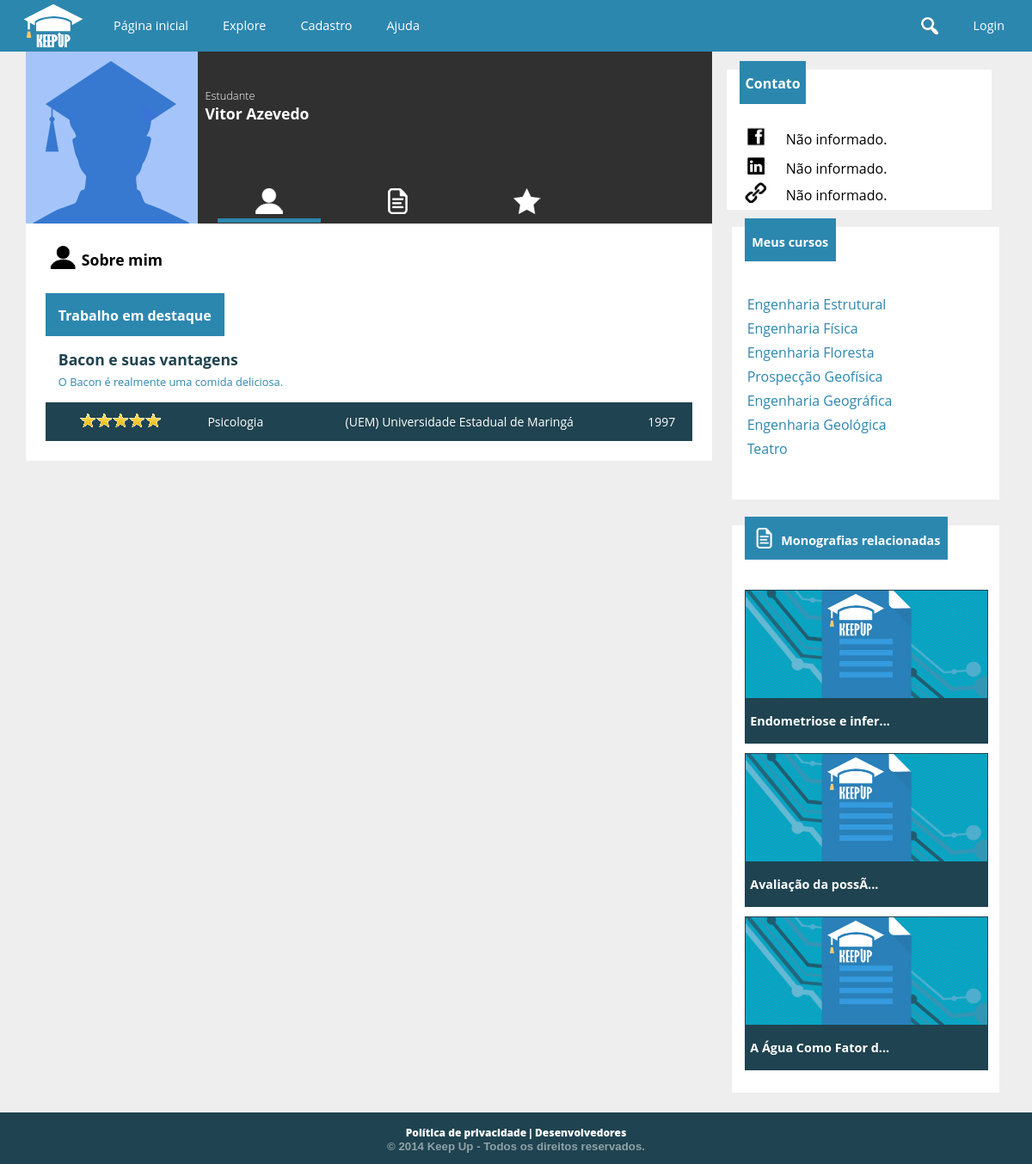
/aluno.php?u=bacon, run on the app's committed database.
### tables this page shows
CREATE TABLE `aluno` (
  `cd_aluno` int(11) NOT NULL AUTO_INCREMENT,
  `cd_usuario` int(11) NOT NULL,
  `nm_aluno` varchar(100) NOT NULL,
  `dt_nascimento` date NOT NULL,
  `tx_bio` text,
  `nm_url_avatar` text,
  `nm_fb` varchar(50) DEFAULT NULL,
  `tx_url_linkedin` text,
  `tx_url_externo` text,
  `nm_profissao` varchar(50) DEFAULT NULL,
  `cd_cidade` int(11) DEFAULT NULL,
  PRIMARY KEY (`cd_aluno`),
  UNIQUE KEY `cd_usuario` (`cd_usuario`),
  KEY `fk_alunocidade` (`cd_cidade`),
  CONSTRAINT `fk_alunocidade` FOREIGN KEY (`cd_cidade`) REFERENCES `cidade` (`cd_cidade`),
  CONSTRAINT `fk_alunousuario` FOREIGN KEY (`cd_usuario`) REFERENCES `usuario` (`cd_usuario`)
);

CREATE TABLE `trabalho` (
  `cd_trabalho` int(11) NOT NULL AUTO_INCREMENT,
  `nm_titulo` varchar(200) NOT NULL,
  `ds_resumo` text,
  `cd_escola` int(11) NOT NULL,
  `cd_curso` int(11) NOT NULL,
  `dt_publicado` datetime NOT NULL,
  `aa_publicacao` int(4) NOT NULL,
  `tx_pchave` varchar(255) DEFAULT '',
  PRIMARY KEY (`cd_trabalho`),
  KEY `fk_trabalhoescola` (`cd_escola`),
  KEY `fk_trabalhocurso` (`cd_curso`),
  CONSTRAINT `fk_trabalhocurso` FOREIGN KEY (`cd_curso`) REFERENCES `curso` (`cd_curso`),
  CONSTRAINT `fk_trabalhoescola` FOREIGN KEY (`cd_escola`) REFERENCES `escola` (`cd_escola`)
);

CREATE TABLE `curso` (
  `cd_curso` int(11) NOT NULL AUTO_INCREMENT,
  `nm_curso` varchar(100) NOT NULL,
  `vl_nivel` tinyint(4) NOT NULL,
  `cd_area` int(11) NOT NULL,
  PRIMARY KEY (`cd_curso`),
  UNIQUE KEY `nm_curso` (`nm_curso`),
  KEY `fk_curso_area` (`cd_area`),
  CONSTRAINT `fk_curso_area` FOREIGN KEY (`cd_area`) REFERENCES `area` (`cd_area`)
);

CREATE TABLE `escola` (
  `cd_escola` int(11) NOT NULL AUTO_INCREMENT,
  `cd_usuario` int(11) NOT NULL,
  `nm_escola` varchar(300) NOT NULL,
  `nm_cnpj` char(14) NOT NULL,
  `tx_url_avatar` text,
  `tx_info` text,
  `tx_endereco` varchar(150) DEFAULT NULL,
  `tx_contato` text,
  `tx_url_externo` text,
  `cd_cidade` int(11) DEFAULT NULL,
  PRIMARY KEY (`cd_escola`),
  UNIQUE KEY `cd_usuario` (`cd_usuario`),
  UNIQUE KEY `nm_cnpj` (`nm_cnpj`),
  KEY `fk_escolacidade` (`cd_cidade`),
  CONSTRAINT `fk_escolacidade` FOREIGN KEY (`cd_cidade`) REFERENCES `cidade` (`cd_cidade`),
  CONSTRAINT `fk_escolausuario` FOREIGN KEY (`cd_usuario`) REFERENCES `usuario` (`cd_usuario`)
);

### conexao.class.php (called while the page is built, shortened)
<?php
class Conexao {
	private $host = "localhost";
	private $usuario = "root";
	private $senha = "usbw";
	private $banco = "keepup";
	private function conectar() {
		if($this->conexao = mysql_connect($this->host, $this->usuario, $this->senha)) {
			if($this->conexaoBanco = mysql_select_db($this->banco)) {
				return $this;
			}
		}
		die("conexao.class:20". mysql_error());
	}
	public function consultar($sql) {
		if($query = mysql_query($sql)) {
			$arr_resultado = array();
			while($resultado = mysql_fetch_array($query)) {
				array_push($arr_resultado, $resultado);
			}
			return $arr_resultado;
		}
		else {
			echo "conexao:39: ".mysql_error();
			$this->erro = mysql_error();
			$this->desconectar();
			return false;
		}
	}
}
?>

### public_html/php/mediaAvaliacao.php (called while the page is built, shortened)
<?php
$somaAvaliacoes = "SELECT sum(vl_voto) FROM voto WHERE cd_trabalho = $cd_trabalho";
$soma = $conexao->consultar($somaAvaliacoes);
    if($soma[0][0] <> null) {
                $qtVotos = $conexao->consultar("SELECT count(vl_voto) FROM voto WHERE cd_trabalho = $cd_trabalho");
                $total =  (int)$soma[0][0];
                $divide = (int)$qtVotos[0][0];
                $media = $total/$divide;
                $media = number_format($media, 1);
                $decimal = explode('.', $media);
                $comparar = $decimal[1];
                if($comparar <=5 ) { $media = floor($media);}
    }
?>

### public_html/aluno.php (the view, shortened to what this page needs)
<?php
require("../conexao.class.php");
$conexao = new Conexao();
if(isset($_GET["u"])) {
	$nm_login = $_GET['u'];
	$usuario = "SELECT cd_usuario, CONVERT(ic_desativado, SIGNED) 'ic_desativado' FROM usuario WHERE nm_login = '$nm_login'";
	$pageuser = $conexao->consultar($usuario);
    if(sizeof($pageuser) != 0 and $pageuser[0]["ic_desativado"] != 1) {
    	$comando = "SELECT * FROM aluno WHERE cd_usuario = {$pageuser[0]['cd_usuario']}";
    	$aluno = $conexao->consultar($comando);
    	$cd_aluno = $aluno[0]["cd_aluno"];
    	$consulta = "SELECT t.* FROM autoria a, trabalho t WHERE a.cd_aluno = $cd_aluno and t.cd_trabalho = a.cd_trabalho";
    	$trabalhosAluno = $conexao->consultar($consulta);
    	$cont = 0;
    	foreach ($trabalhosAluno as $cadatrabalho) {
    		$cont = $cont + 1;
    		$comando = "SELECT SUM(vl_voto) AS soma FROM voto WHERE cd_trabalho = {$cadatrabalho["cd_trabalho"]}";
    		$notatrabalho = $conexao->consultar($comando);
    		if($cont == 1)	{
    				$maiornota = $notatrabalho;
    				$trabalhodestaque = $cadatrabalho['cd_trabalho'];
    		}
    		else {
    			if ($notatrabalho > $maiornota)	{
    					$maiornota = $notatrabalho;
    					$trabalhodestaque = $cadatrabalho['cd_trabalho'];
    			}
    		}
    	}
    	if(isset($trabalhodestaque))
    	{
    	$consulta =
    			"SELECT * FROM trabalho
    			WHERE cd_trabalho = $trabalhodestaque";
    	$trabalhoTop = $conexao->consultar($consulta);
         $nomeCurso = $conexao->consultar("SELECT c.nm_curso
                FROM trabalho t, curso c WHERE t.cd_trabalho = {$trabalhoTop[0]['cd_trabalho']}
                AND t.cd_curso = c.cd_curso");
          $nomeInstituicao = $conexao->consultar("SELECT nm_escola
            FROM escola WHERE cd_escola = {$trabalhoTop[0]['cd_escola']}");
        	}
          $cursosquery =
            "SELECT c.*
            FROM curso c, cursando cu
            WHERE
                cu.cd_curso = c.cd_curso and
                cu.cd_aluno = {$aluno[0]["cd_aluno"]}";
          $cursosAluno = $conexao->consultar($cursosquery);
        $relacionadas = "SELECT t.* FROM trabalho t, curso c WHERE t.cd_curso = c.cd_curso and (";
        $i = 1;
        $ncursos = sizeof($cursosAluno);
        foreach($cursosAluno as $curso) {
            $relacionadas .= "t.cd_curso = {$curso["cd_curso"]}";
            if($i< $ncursos) {
                $relacionadas .= " OR ";
            }
            $i++;
        }
        $relacionadas .= ") ORDER BY rand() LIMIT 3";
        $relacionados = $conexao->consultar($relacionadas);
    }
    else {
        $inexistente = true;
    }
}
else $inexistente = true;
   ?>
<!doctype html>
<html>
<head>
<link href="cs/global.css" type="text/css" rel="stylesheet">
<link href="cs/estilo_user.css" rel="stylesheet" type="text/css">
</head>
<body>
<?php include "header.php"; ?>
     <div id="usuario">
    	 <div id="lado_left">
            <div id="foto_perfil_usuario" style="background-image:url(<?php if($aluno[0]['nm_url_avatar'] <> '')
			echo 'images/upload/'.$pageuser[0]["cd_usuario"]."/".$aluno[0]['nm_url_avatar'];
		else
			echo 'images/default/usericon.png';
		?>)"> </div>
            <div id="dados_usuario">
                <div id="texto_dados">
                    <h3> Estudante </h3>
                    <h1><?php echo  $aluno[0]["nm_aluno"]; ?></h1>
                </div>
                <div id="icones_dados">
                <a href="?ver=perfil&amp;u=<?php echo $nm_login; ?>">	<div class="bot_perfil" id="profile" <?php if(!isset($_GET["ver"]) or $_GET["ver"] == "perfil"){ ?>style="border-bottom:5px solid #2c87af" <?php } ?>> </div> </a>
                <a href="?ver=trabalhos&amp;u=<?php echo $nm_login; ?>">    <div class="bot_perfil" id="monografias" <?php if(isset($_GET["ver"]) and $_GET["ver"] == "trabalhos"){ ?>style="border-bottom:5px solid #2c87af" <?php } ?>> </div> </a>
                <a href="?ver=favoritos&amp;u=<?php echo $nm_login; ?>" >    <div class="bot_perfil" id="favoritos" <?php if(isset($_GET["ver"]) and $_GET["ver"] == "favoritos"){ ?>style="border-bottom:5px solid #2c87af" <?php } ?>> </div> </a>
                </div>
            </div>
		</div>
        <div id="lado_right">
        	<div id="contato">
            	<header class="UltimosTrabalhos" style="background-color:white;">
                          <div class="latest_posts" style="margin:-10px auto auto 5%;"> <h1>  Contato </h1> </div>
                </header>
                <table style="background-color:white; margin:auto;">
                	<tr>
                    	<td> <img src="images/face.png" width="30"></td>
                        <td style="text-align:left;"> <?php if($aluno[0]['nm_fb'] != "") {echo "/".$aluno[0]['nm_fb'];}
    	else { echo "Não informado.";} ?> </td>
                    </tr>
                    <tr>
                    	<td> <img src="images/linkedin.png" width="20"> </td>
                        <td style="text-align:left;"> <?php if($aluno[0]['tx_url_linkedin'] != "") {echo "".$aluno[0]['tx_url_linkedin'];}
    	else { echo "Não informado.";} ?> </td>
                    </tr>
                    <tr>
                    	<td><img src="images/url.png" width="25"></td>
                        <td style="text-align:left;"> <?php if($aluno[0]['tx_url_externo'] != "" ) { echo "".$aluno[0]['tx_url_externo'];}
    	else { echo "Não informado.";} ?></td>
                    </tr>
                </table>
            </div>
        </div>
   </div>
     <section id="descricao_usuario">
        <?php if (isset($_GET["ver"]) and $_GET["ver"] == "trabalhos") { ?>
        <div class="esquerda">
            <table style="width:auto;">
            <tr>
                <td> <img src="images/perfil_usuario/monografias_.png" width="35px"> </td>
                <td> <h1> Meus trabalhos </h1> </td>
            </tr>
        </table>
                <div id="monografias_do_usuario">
                  <?php foreach($trabalhosAluno as $trabalho) { ?>
                    <div id="trabalho_usuario">
                    <a href="trabalho.php?t=<?php echo $trabalho["cd_trabalho"]; ?>">
                        <div class="trabalho_esquerda">
                            <div id="img_cada_trabalho"> </div>
                        </div>
                        <div class="trabalho_direita">
                            <h1><?php echo $trabalho["nm_titulo"]; ?></h1>
                            <p><?php echo substr($trabalho["ds_resumo"], 0, 200) . "...";
 ?></p>
                        </div>
                        </a>
                    </div>
                    <?php } ?>
<?php
                    } else { ?>
        <div class="esquerda">
        <table style="width:auto;">
            <tr>
                <td> <img src="images/perfil_usuario/profile_.png" width="35px"> </td>
                <td> <h1> Sobre mim </h1> </td>
            </tr>
        </table>
             <div id="monografias_do_usuario">
                <div id="trabalhos">
    <?php if(isset($trabalhoTop)) { ?>
        <header class="UltimosTrabalhos">
              <div class="latest_posts"> <h1>Trabalho em destaque </h1> </div>
        </header>
        <a href="trabalho.php?t=<?php echo $trabalhoTop[0]["cd_trabalho"]; ?>">
        <div id="monografia_destaque">
            <div id="titulo_monografia_destaque">
                <h1><?php echo $trabalhoTop[0]['nm_titulo']; ?></h1>
                <p><?php echo $trabalhoTop[0]['ds_resumo'];?>
</p>
            </div>
        </div>
        </a>
            <footer class="rodape_mono">
                <table>
                    <tr>
                        <td><?php $cd_trabalho = $trabalhoTop[0]['cd_trabalho'];
                        require("php/mediaAvaliacao.php");
                        if(isset($media)) { switch($media) {
                            case 5:
                                echo "<img src='images/index_icons/cincoestrelas.png'>";
                                break; }  }?>
                      </td>
                        <td>
                        <a href="explore.php?pesquisa=&amp;curso=<?php echo $trabalhoTop[0]["cd_curso"]; ?>"><?php echo $nomeCurso[0]['nm_curso'];?></a> </td>
                        <td> <a href="explore.php?pesquisa=&amp;escola=<?php echo $trabalhoTop[0]["cd_escola"]; ?>"><?php echo $nomeInstituicao[0]['nm_escola']; ?></a> </td>
                        <td><?php echo $trabalhoTop[0]["aa_publicacao"]; ?></td>
                    </tr>
                </table>
         </footer>
                    <?php } ?>
                    </div>
                </div>
            </div>
        <?php } ?>
        <aside class="direita">
        	<div id="monografias_relacionadas" style="margin-top:-40px">
                    <header class="UltimosTrabalhos">
                          <div class="latest_posts">
                              <table>
                                <tr>
                                    <td> <h1> Meus cursos</h1> </td>
                                </tr>
                              </table>
                          </div>
                    </header>
            		<ul>
                        <?php foreach($cursosAluno as $curso) echo "
						<table id='table_curso'>
						<tr>
							<td> <p><a href='explore.php?pesquisa=&amp;curso={$curso["cd_curso"]}'>{$curso["nm_curso"]}</a></p> </td>
						</tr>
						</table>
						"; ?>
                    </ul>
                </div>
           <?php if(isset($trabalhoTop[0]) and sizeof($relacionados) > 0) { ?>
            <div id="monografias_relacionadas">
                    <header class="UltimosTrabalhos">
                          <div class="latest_posts">
                              <table>
                                <tr>
                                    <td> <img src="images/perfil_usuario/monografias.png" width="30"> </td>
                                    <td> <h1> Monografias relacionadas </h1> </td>
                                </tr>
                              </table>
                          </div>
                    </header>
                    <?php foreach ($relacionados as $trabalhoRelacionado) {
                    if($trabalhoRelacionado['cd_trabalho'] <> $trabalhoTop[0]['cd_trabalho']){   ?>
                    <a href="trabalho.php?t=<?php echo $trabalhoRelacionado['cd_trabalho'];?>">
                         <div id="mono_recente">
                            <div class="imagem_monografia_relacionada"  style="background-image: url(images/imagens_monografias/img_vis.jpg)" id="relacionada_1"> </div>
                            <footer class="titulo_relacionada"> <h1> <?php echo substr($trabalhoRelacionado['nm_titulo'], 0, 20) . "...";?> </h1> </footer>
                        </div>
                    </a>
                    <?php }}?>
                </div>
           <?php } ?>
        </aside>
     </section>
    	<?php include 'footer.php'; ?>
</body>
</html>

### data on the page
aluno: nm_aluno "Vitor Azevedo"
trabalho: nm_titulo "Bacon e suas vantagens", ds_resumo "O Bacon é realmente uma comida deliciosa.", aa_publicacao "1997"
curso: nm_curso "Psicologia"
escola: nm_escola "(UEM) Universidade Estadual de Maringá"
curso: nm_curso "Engenharia Estrutural"
curso: nm_curso "Engenharia Física"
curso: nm_curso "Engenharia Floresta"
curso: nm_curso "Prospecção Geofísica"
curso: nm_curso "Engenharia Geográfica"
curso: nm_curso "Engenharia Geológica"
curso: nm_curso "Teatro"
trabalho: nm_titulo "Endometriose e infer"
trabalho: nm_titulo "Avaliação da possÃ"
trabalho: nm_titulo "A Água Como Fator d"
